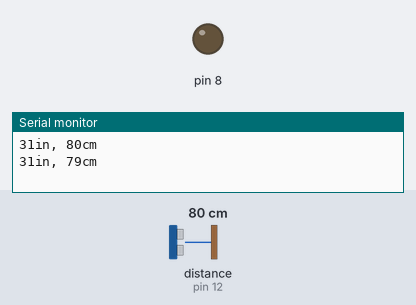
A sketch run on a simulated Arduino Uno, built with avr-gcc and run on an emulated ATmega328P. Shown: output pins drawn as LEDs (lit = HIGH), the last lines printed to the serial monitor. Wiring (inferred from the names in the program): ultrasonic range finder: trigger pin 11; echo pin 12. The test bench sets the inputs (shaded band); at power-on: distance to the obstacle (sensor on pin 12) 80 cm. The echo pulse lasts 58.3 µs per cm; pins used as bus, display or sensor lines are not drawn.

Above: at 2.8 s.
2.9 s: distance to the obstacle (sensor on pin 12) set to 13 cm
5.6 s: distance to the obstacle (sensor on pin 12) set to 10 cm
At 6.3 s:
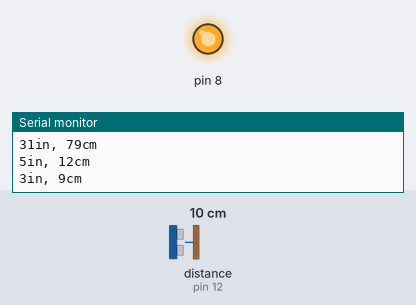
8.3 s: distance to the obstacle (sensor on pin 12) set to 18 cm
At 10.6 s:
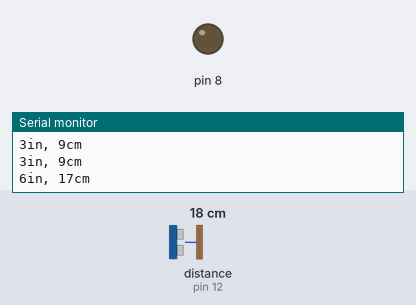
11.5 s: distance to the obstacle (sensor on pin 12) set to 2 cm
At 13.4 s:
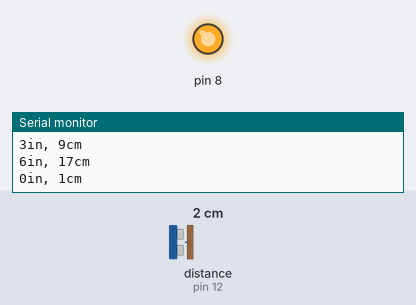
Timing chart, 0 to 14.9 s (numbered marks = the images above; inputs shaded):
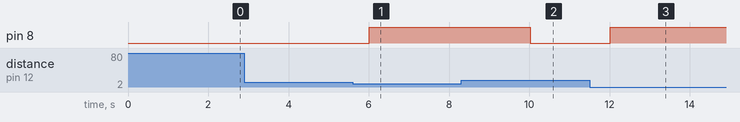

The sketch:

UltrasonicWithLED.ino
```cpp
int trigPin = 11;    // Trigger
int echoPin = 12;    // Echo
long duration, cm, inches;

void setup() {
  Serial.begin (9600);
  pinMode(trigPin, OUTPUT);
  pinMode(echoPin, INPUT);
  pinMode(8, OUTPUT);
}

// the loop function runs over and over again forever
void loop() {
  digitalWrite(trigPin, LOW);
  delayMicroseconds(5);
  digitalWrite(trigPin, HIGH);
  delayMicroseconds(10);
  digitalWrite(trigPin, LOW);
  pinMode(echoPin, INPUT);
  duration = pulseIn(echoPin, HIGH);
   // Convert the time into a distance
  cm = (duration/2) / 29.1;     // Divide by 29.1 or multiply by 0.0343
  inches = (duration/2) / 74;   // Divide by 74 or multiply by 0.0135
  Serial.print(inches);
  Serial.print("in, ");
  Serial.print(cm);
  Serial.print("cm");
  Serial.println();
  if(cm <= 10){
    digitalWrite(8, HIGH);
  } else {
    digitalWrite(8, LOW);
  }
  delay(2000);                 // wait for a second
}
```

Measured:
- the behaviour switches between 12 and 11 cm on distance to the obstacle (sensor on pin 12) (found by bisection; images 0 and 1)
- after the input at 5.6 s, pin 8: LOW → HIGH after 0.41 s
- after the input at 8.3 s, pin 8: HIGH → LOW after 1.7 s
- after the input at 11.5 s, pin 8: LOW → HIGH after 0.52 s
